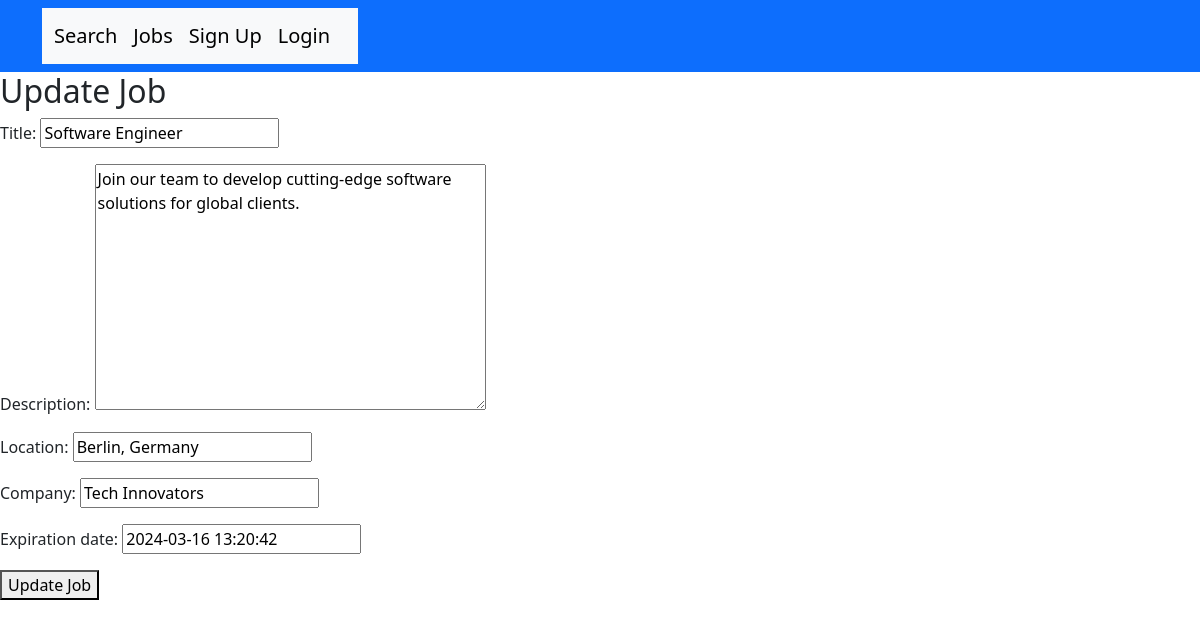
Page /13/update/ on the committed database.
### jobs/models.py (models this page shows, shortened)
class BaseModel(models.Model):
    objects = models.Manager()
    DoesNotExist = models.Manager()
    class Meta:
        abstract = True

class Job(BaseModel):
    title = models.CharField(max_length=100)
    description = models.TextField()
    location = models.CharField(max_length=100)
    company = models.CharField(max_length=100, default='')
    pub_date = models.DateTimeField(default=timezone.now)
    expiration_date = models.DateTimeField(default=now() + timedelta(days=30))

### jobs/views.py (the view)
# urls.py: path('<int:job_id>/update/', update_job, name='job_update'),
def update_job(request, job_id):
    job = get_object_or_404(Job, pk=job_id)
    if request.method == "POST":
        form = JobForm(request.POST, instance=job)
        if form.is_valid():
            form.save()
            return redirect('jobs:job_detail', job_id=job_id)
    else:
        form = JobForm(instance=job)
    context = {'form': form, 'job': job}
    return render(request, 'jobs/job_update.html', context)

### jobs/forms.py
class JobForm(forms.ModelForm):
    class Meta:
        model = Job
        fields = ['title', 'description', 'location', 'company', 'expiration_date']

### jobs/templates/jobs/job_update.html (shortened to what this page needs)
{% extends 'base.html' %}
{% block content %}
    <h2>Update Job</h2>
    <form method="post">
        {{ form.as_p }}
        <button type="submit">Update Job</button>
    </form>
{% endblock %}

### rows in the picture
Job: title "Software Engineer", description "Join our team to develop cutting-edge software solutions for global clients.", location "Berlin, Germany", company "Tech Innovators", expiration_date "2024-03-16 13:20:42"
